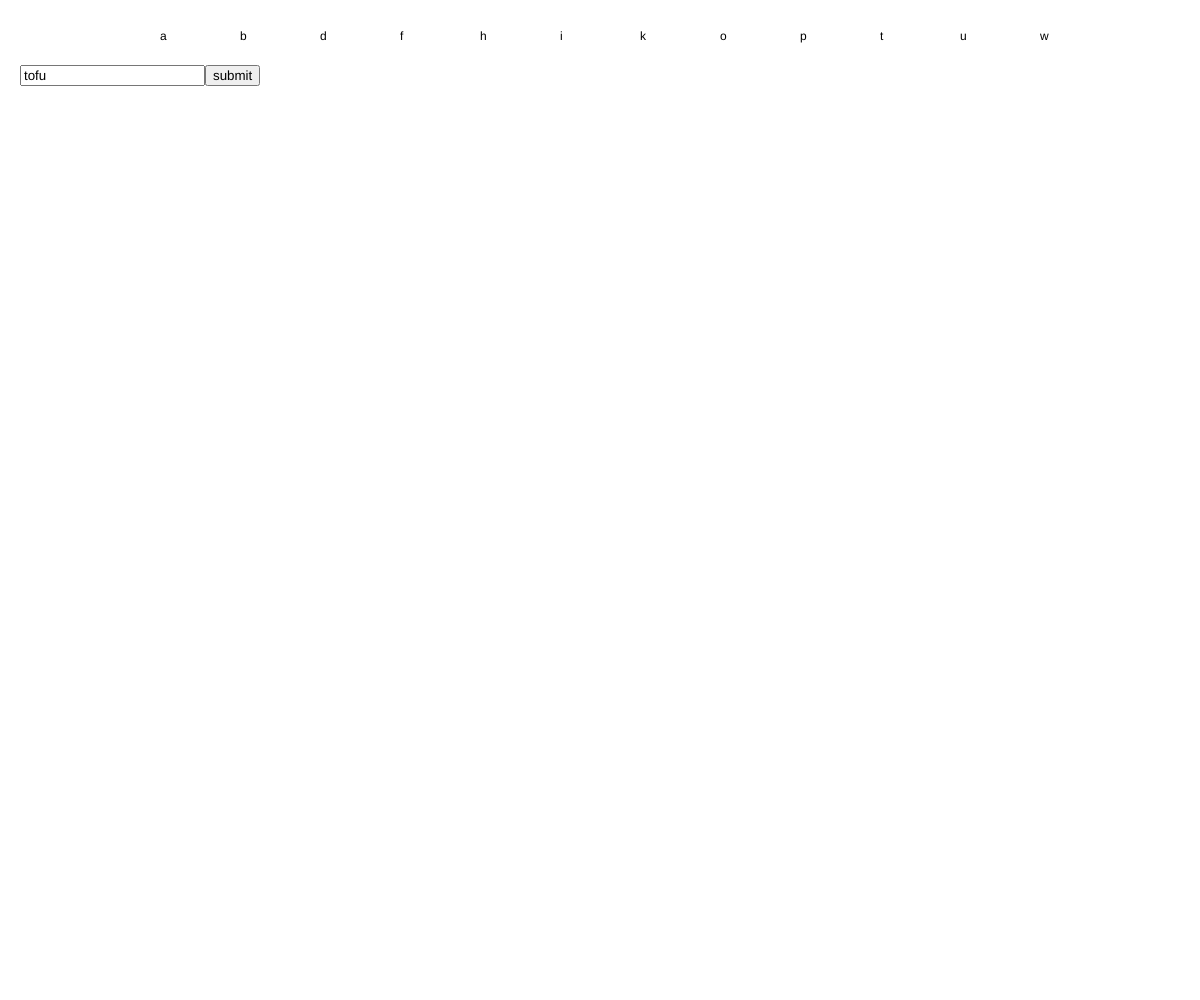
Frame 1 (no input)
Frame 60 (no input): identical to frame 1, image omitted
Frame 120 (the mouse pressed at the canvas centre since frame 60): identical to frame 1, image omitted

The p5.js sketch that drew this single still picture (run headless with seeded random() and noise() and a simulated clock; from frame 60 on, the mouse is pressed at the canvas centre):

// p5.js sketch
// ── sketch.js
//change text size and font, spacing
var button;
var textbox;
var directions;

function setup() {
  createCanvas(windowWidth, windowHeight);
  textbox = createInput('tofu');
  textbox.position(20,65);
  button = createButton('submit');
  button.position(textbox.x + textbox.width, 65);
  button.mousePressed(updateList);
  
}

function draw() {
  background(255);
  text('a',2*width/15,height/25);
  text('b',3*width/15,height/25);
  text('d',4*width/15,height/25);
  text('f',5*width/15,height/25);
  text('h',6*width/15,height/25);
  text('i',7*width/15,height/25);
  text('k',8*width/15,height/25);
  text('o',9*width/15,height/25);
  text('p',10*width/15,height/25);
  text('t',11*width/15,height/25);
  text('u',12*width/15,height/25);
  text('w',13*width/15,height/25);
  
}

function updateList() {
  print(textbox.value());
  
}
